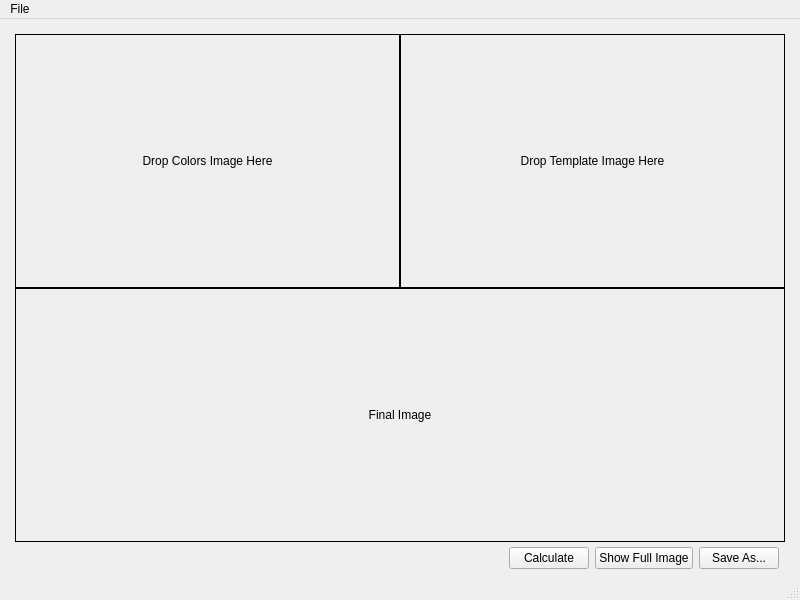
<?xml version="1.0" encoding="UTF-8"?>
<ui version="4.0">
 <class>MainWindow</class>
 <widget class="QMainWindow" name="MainWindow">
  <property name="geometry">
   <rect>
    <x>0</x>
    <y>0</y>
    <width>800</width>
    <height>600</height>
   </rect>
  </property>
  <property name="windowTitle">
   <string>MainWindow</string>
  </property>
  <widget class="QWidget" name="centralwidget">
   <layout class="QVBoxLayout" name="verticalLayout_2">
    <item>
     <layout class="QVBoxLayout" name="verticalLayout">
      <property name="spacing">
       <number>0</number>
      </property>
      <property name="leftMargin">
       <number>6</number>
      </property>
      <property name="topMargin">
       <number>6</number>
      </property>
      <property name="rightMargin">
       <number>6</number>
      </property>
      <property name="bottomMargin">
       <number>0</number>
      </property>
      <item>
       <layout class="QHBoxLayout" name="horizontalLayout">
        <property name="spacing">
         <number>0</number>
        </property>
        <item>
         <widget class="QLabel" name="colorsImageDrop">
          <property name="sizePolicy">
           <sizepolicy hsizetype="Expanding" vsizetype="Expanding">
            <horstretch>0</horstretch>
            <verstretch>0</verstretch>
           </sizepolicy>
          </property>
          <property name="frameShape">
           <enum>QFrame::Box</enum>
          </property>
          <property name="text">
           <string>Drop Colors Image Here</string>
          </property>
          <property name="alignment">
           <set>Qt::AlignCenter</set>
          </property>
         </widget>
        </item>
        <item>
         <widget class="QLabel" name="templateImageDrop">
          <property name="sizePolicy">
           <sizepolicy hsizetype="Expanding" vsizetype="Expanding">
            <horstretch>0</horstretch>
            <verstretch>0</verstretch>
           </sizepolicy>
          </property>
          <property name="frameShape">
           <enum>QFrame::Box</enum>
          </property>
          <property name="text">
           <string>Drop Template Image Here</string>
          </property>
          <property name="alignment">
           <set>Qt::AlignCenter</set>
          </property>
         </widget>
        </item>
       </layout>
      </item>
      <item>
       <widget class="QLabel" name="finalImageView">
        <property name="sizePolicy">
         <sizepolicy hsizetype="Preferred" vsizetype="Expanding">
          <horstretch>0</horstretch>
          <verstretch>0</verstretch>
         </sizepolicy>
        </property>
        <property name="frameShape">
         <enum>QFrame::Box</enum>
        </property>
        <property name="text">
         <string>Final Image</string>
        </property>
        <property name="alignment">
         <set>Qt::AlignCenter</set>
        </property>
       </widget>
      </item>
      <item>
       <layout class="QHBoxLayout" name="horizontalLayout_2">
        <property name="spacing">
         <number>6</number>
        </property>
        <property name="topMargin">
         <number>5</number>
        </property>
        <property name="rightMargin">
         <number>6</number>
        </property>
        <item>
         <spacer name="horizontalSpacer">
          <property name="orientation">
           <enum>Qt::Horizontal</enum>
          </property>
          <property name="sizeHint" stdset="0">
           <size>
            <width>40</width>
            <height>20</height>
           </size>
          </property>
         </spacer>
        </item>
        <item>
         <widget class="QPushButton" name="calculateButton">
          <property name="text">
           <string>Calculate</string>
          </property>
         </widget>
        </item>
        <item>
         <widget class="QPushButton" name="showFullImageButton">
          <property name="text">
           <string>Show Full Image</string>
          </property>
         </widget>
        </item>
        <item>
         <widget class="QPushButton" name="saveAsButton">
          <property name="sizePolicy">
           <sizepolicy hsizetype="Maximum" vsizetype="Fixed">
            <horstretch>0</horstretch>
            <verstretch>0</verstretch>
           </sizepolicy>
          </property>
          <property name="text">
           <string>Save As...</string>
          </property>
         </widget>
        </item>
       </layout>
      </item>
     </layout>
    </item>
   </layout>
  </widget>
  <widget class="QMenuBar" name="menubar">
   <property name="geometry">
    <rect>
     <x>0</x>
     <y>0</y>
     <width>800</width>
     <height>21</height>
    </rect>
   </property>
   <widget class="QMenu" name="menuFile">
    <property name="title">
     <string>File</string>
    </property>
    <addaction name="actionLoad_Colors_Image"/>
    <addaction name="actionLoad_Template_Image"/>
    <addaction name="actionSave_Final_Image_As"/>
   </widget>
   <addaction name="menuFile"/>
  </widget>
  <widget class="QStatusBar" name="statusbar"/>
  <action name="actionLoad_Colors_Image">
   <property name="text">
    <string>Open Colors Image...</string>
   </property>
  </action>
  <action name="actionLoad_Template_Image">
   <property name="text">
    <string>Open Template Image...</string>
   </property>
  </action>
  <action name="actionSave_Final_Image_As">
   <property name="text">
    <string>Save Final Image As...</string>
   </property>
  </action>
 </widget>
 <resources/>
 <connections/>
</ui>
